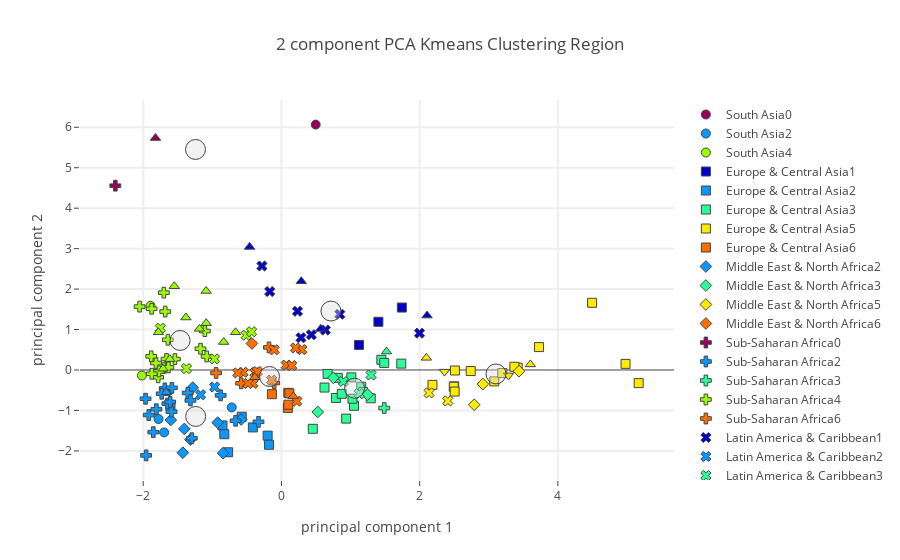

This figure's notebook cell:
### Code cell
plot_plotly(socio_pca_dropped_df,"Region",region_centers_socio,7, "Socioeconomic + Foods",'')

### Figure 1 — Plotly figure (JSON) as saved in the notebook; plotly's stock layout.template omitted (floating-point values rounded to 4 significant figures)
{"data": [{"marker": {"color": "rgb(150,0,90)", "line": {"width": 1}, "size": 9, "symbol": 0}, "mode": "markers", "name": "South Asia0", "text": ["Maldives"], "type": "scatter", "uid": "3948283f-6b08-4160-926f-5eb1b92cd054", "x": [0.4958], "y": [6.065]}, {"marker": {"color": "rgb(0,0,200)", "line": {"width": 1}, "size": 9, "symbol": 0}, "mode": "markers", "name": "South Asia1", "text": [], "type": "scatter", "uid": "33d5aeff-8d03-41bd-92da-65a2b6a95682", "x": [], "y": []}, {"marker": {"color": "rgb(10,152,255)", "line": {"width": 1}, "size": 9, "symbol": 0}, "mode": "markers", "name": "South Asia2", "text": ["Afghanistan", "India", "Nepal", "Pakistan"], "type": "scatter", "uid": "54b05d00-ea9b-470a-9fc3-591eee448ac0", "x": [-1.697, -1.634, -1.779, -0.7191], "y": [-1.543, -0.5239, -1.212, -0.9256]}, {"marker": {"color": "rgb(44,255,150)", "line": {"width": 1}, "size": 9, "symbol": 0}, "mode": "markers", "name": "South Asia3", "text": [], "type": "scatter", "uid": "68504600-d191-41d1-a776-ebc33074df88", "x": [], "y": []}, {"marker": {"color": "rgb(151,255,0)", "line": {"width": 1}, "size": 9, "symbol": 0}, "mode": "markers", "name": "South Asia4", "text": ["Bangladesh", "Sri Lanka"], "type": "scatter", "uid": "381bb117-fec9-45e2-a69a-fa2ed25170b2", "x": [-2.018, -1.894], "y": [-0.1371, 1.586]}, {"marker": {"color": "rgb(255,234,0)", "line": {"width": 1}, "size": 9, "symbol": 0}, "mode": "markers", "name": "South Asia5", "text": [], "type": "scatter", "uid": "d4c2ed7a-0a8f-4166-8bba-0d9675ba1ef9", "x": [], "y": []}, {"marker": {"color": "rgb(255,111,0)", "line": {"width": 1}, "size": 9, "symbol": 0}, "mode": "markers", "name": "South Asia6", "text": [], "type": "scatter", "uid": "f4e36003-aaee-4fa4-a959-bbe89d42a012", "x": [], "y": []}, {"marker": {"color": "rgb(150,0,90)", "line": {"width": 1}, "size": 9, "symbol": 1}, "mode": "markers", "name": "Europe & Central Asia0", "text": [], "type": "scatter", "uid": "fade9d55-8dbb-4340-aa3e-19735da3d5c5", "x": [], "y": []}, {"marker": {"color": "rgb(0,0,200)", "line": {"width": 1}, "size": 9, "symbol": 1}, "mode": "markers", "name": "Europe & Central Asia1", "text": ["Cyprus", "Portugal", "Spain"], "type": "scatter", "uid": "171a19cd-7f8f-42dd-88d8-00c7573cdc66", "x": [1.121, 1.403, 1.742], "y": [0.6197, 1.192, 1.544]}, {"marker": {"color": "rgb(10,152,255)", "line": {"width": 1}, "size": 9, "symbol": 1}, "mode": "markers", "name": "Europe & Central Asia2", "text": ["Azerbaijan", "Bosnia and Herzegovina", "Georgia", "Kyrgyzstan", "Tajikistan", "Turkey", "Turkmenistan", "Uzbekistan"], "type": "scatter", "uid": "e44d35a9-d9b7-4117-a1b4-299a0478752c", "x": [-0.7716, -0.5742, -0.8532, -0.4132, -1.605, -0.1997, -0.1789, -0.8269], "y": [-2.033, -1.155, -1.37, -1.42, -0.8857, -1.623, -1.849, -1.588]}, {"marker": {"color": "rgb(44,255,150)", "line": {"width": 1}, "size": 9, "symbol": 1}, "mode": "markers", "name": "Europe & Central Asia3", "text": ["Albania", "Belarus", "Croatia", "Czechia", "Estonia", "Greece", "Hungary", "Italy", "Kazakhstan", "Latvia", "Lithuania", "Montenegro", "Poland", "Romania", "Russian Federation", "Slovenia"], "type": "scatter", "uid": "f1dbba55-6a4a-4e86-a319-255c71ac9beb", "x": [0.9365, 1.012, 0.6674, 1.155, 1.05, 1.446, 0.6233, 1.487, 1.028, 0.8152, 1.734, 1.292, 0.7881, 0.4538, 0.8732, 1.182], "y": [-1.202, -0.1822, -0.09693, -0.4149, -0.8846, 0.2527, -0.4345, 0.1751, -0.7117, -0.1941, 0.1574, -0.7003, -0.6921, -1.454, -0.5896, -0.5447]}, {"marker": {"color": "rgb(151,255,0)", "line": {"width": 1}, "size": 9, "symbol": 1}, "mode": "markers", "name": "Europe & Central Asia4", "text": [], "type": "scatter", "uid": "3c45c367-6ad5-46a4-b479-106e7e372e5c", "x": [], "y": []}, {"marker": {"color": "rgb(255,234,0)", "line": {"width": 1}, "size": 9, "symbol": 1}, "mode": "markers", "name": "Europe & Central Asia5", "text": ["Austria", "Belgium", "Denmark", "Finland", "France", "Germany", "Iceland", "Ireland", "Luxembourg", "Netherlands", "Norway", "Sweden", "Switzerland", "United Kingdom"], "type": "scatter", "uid": "f718d460-63d5-4a20-8ddf-1b3d065247b0", "x": [2.499, 5.169, 2.739, 3.08, 2.51, 2.494, 4.495, 2.506, 4.979, 3.419, 3.727, 3.371, 3.196, 2.185], "y": [-0.4041, -0.3243, -0.0258, -0.2819, -0.01235, -0.4146, 1.66, -0.5334, 0.1507, 0.0571, 0.5664, 0.07984, -0.07609, -0.3679]}, {"marker": {"color": "rgb(255,111,0)", "line": {"width": 1}, "size": 9, "symbol": 1}, "mode": "markers", "name": "Europe & Central Asia6", "text": ["Armenia", "Bulgaria", "Serbia", "Slovakia", "Ukraine"], "type": "scatter", "uid": "f50cc319-a3fa-4350-8f66-4394dc923b64", "x": [0.09279, 0.1, -0.1376, 0.0993, 0.1144], "y": [-0.9383, -0.8579, -0.5981, -0.5645, -0.5779]}, {"marker": {"color": "rgb(150,0,90)", "line": {"width": 1}, "size": 9, "symbol": 2}, "mode": "markers", "name": "Middle East & North Africa0", "text": [], "type": "scatter", "uid": "f04ed983-ae46-4942-8291-60742c42513c", "x": [], "y": []}, {"marker": {"color": "rgb(0,0,200)", "line": {"width": 1}, "size": 9, "symbol": 2}, "mode": "markers", "name": "Middle East & North Africa1", "text": [], "type": "scatter", "uid": "4a9c93ba-a80f-48d6-9272-be7523c0f59c", "x": [], "y": []}, {"marker": {"color": "rgb(10,152,255)", "line": {"width": 1}, "size": 9, "symbol": 2}, "mode": "markers", "name": "Middle East & North Africa2", "text": ["Algeria", "Egypt", "Iran (Islamic Republic of)", "Iraq", "Jordan", "Morocco", "Tunisia", "Yemen"], "type": "scatter", "uid": "29eb8b4c-2fbb-45e1-8bec-129aa0db4589", "x": [-0.8441, -1.427, -0.9224, -1.405, -0.5828, -1.317, -1.283, -1.601], "y": [-2.056, -2.044, -1.301, -1.457, -1.224, -1.719, -0.4353, -1.236]}, {"marker": {"color": "rgb(44,255,150)", "line": {"width": 1}, "size": 9, "symbol": 2}, "mode": "markers", "name": "Middle East & North Africa3", "text": ["Oman", "Saudi Arabia", "United Arab Emirates"], "type": "scatter", "uid": "df45fa89-4d9c-4c4b-9748-094ff4b56422", "x": [0.7516, 0.5257, 1.246], "y": [-0.1935, -1.038, -0.6096]}, {"marker": {"color": "rgb(151,255,0)", "line": {"width": 1}, "size": 9, "symbol": 2}, "mode": "markers", "name": "Middle East & North Africa4", "text": [], "type": "scatter", "uid": "3cc6c394-1edc-450a-9cf8-1a685ffdcff1", "x": [], "y": []}, {"marker": {"color": "rgb(255,234,0)", "line": {"width": 1}, "size": 9, "symbol": 2}, "mode": "markers", "name": "Middle East & North Africa5", "text": ["Israel", "Kuwait", "Malta"], "type": "scatter", "uid": "456ecf31-5819-4611-a0d7-1d4c0aae5591", "x": [2.915, 2.789, 3.438], "y": [-0.3477, -0.8598, -0.02945]}, {"marker": {"color": "rgb(255,111,0)", "line": {"width": 1}, "size": 9, "symbol": 2}, "mode": "markers", "name": "Middle East & North Africa6", "text": ["Lebanon"], "type": "scatter", "uid": "1a5df93e-0391-4444-a795-bc1a7e3d5dd6", "x": [-0.4267], "y": [0.6543]}, {"marker": {"color": "rgb(150,0,90)", "line": {"width": 1}, "size": 9, "symbol": 3}, "mode": "markers", "name": "Sub-Saharan Africa0", "text": ["Sao Tome and Principe"], "type": "scatter", "uid": "efef4547-85d5-47dc-a585-6835aa4c5238", "x": [-2.404], "y": [4.556]}, {"marker": {"color": "rgb(0,0,200)", "line": {"width": 1}, "size": 9, "symbol": 3}, "mode": "markers", "name": "Sub-Saharan Africa1", "text": [], "type": "scatter", "uid": "e5dc83c7-5ab6-41dd-a44e-38f0727a29d9", "x": [], "y": []}, {"marker": {"color": "rgb(10,152,255)", "line": {"width": 1}, "size": 9, "symbol": 3}, "mode": "markers", "name": "Sub-Saharan Africa2", "text": ["Botswana", "Burkina Faso", "Chad", "Ethiopia", "Gambia", "Kenya", "Lesotho", "Madagascar", "Malawi", "Mali", "Mauritania", "Niger", "Senegal", "South Africa", "Eswatini", "Zambia", "Zimbabwe"], "type": "scatter", "uid": "4e592c23-e9d1-4e5d-9c10-2fe7d4a6b35e", "x": [-0.8796, -1.854, -1.809, -1.92, -1.65, -1.356, -1.958, -1.688, -1.967, -1.297, -0.6634, -1.59, -1.585, -0.3317, -1.317, -1.733, -1.61], "y": [-0.6274, -1.537, -0.97, -1.113, -0.8311, -0.5668, -2.111, -0.4558, -0.7106, -1.688, -1.255, -1.03, -0.4406, -1.282, -0.7509, -0.5874, -0.7892]}, {"marker": {"color": "rgb(44,255,150)", "line": {"width": 1}, "size": 9, "symbol": 3}, "mode": "markers", "name": "Sub-Saharan Africa3", "text": ["Sudan"], "type": "scatter", "uid": "7874961e-4138-46b5-a2a3-70bc0d563674", "x": [1.487], "y": [-0.94]}, {"marker": {"color": "rgb(151,255,0)", "line": {"width": 1}, "size": 9, "symbol": 3}, "mode": "markers", "name": "Sub-Saharan Africa4", "text": ["Angola", "Benin", "Cameroon", "Central African Republic", "Congo (note no data in Food suppley tables for DRC)", "CÃƒÂ´te d'Ivoire", "Ghana", "Guinea", "Guinea-Bissau", "Liberia", "Mozambique", "Nigeria", "Rwanda", "Sierra Leone", "Togo", "Uganda", "United Republic of Tanzania"], "type": "scatter", "uid": "a972795b-f2ec-4a52-8d97-d3b298d95a36", "x": [-1.082, -1.541, -1.663, -1.171, -1.108, -2.053, -1.702, -1.784, -1.815, -1.7, -1.772, -1.884, -1.878, -1.643, -1.877, -1.682, -1.635], "y": [0.3348, 0.2693, 0.2718, 0.5252, 0.9615, 1.566, 1.912, -0.1804, 0.1723, 0.04394, -0.03611, 0.3372, 1.513, 0.7478, -0.09294, 1.444, 0.06345]}, {"marker": {"color": "rgb(255,234,0)", "line": {"width": 1}, "size": 9, "symbol": 3}, "mode": "markers", "name": "Sub-Saharan Africa5", "text": [], "type": "scatter", "uid": "7f8db791-006d-45a8-bdb5-6329930c24ba", "x": [], "y": []}, {"marker": {"color": "rgb(255,111,0)", "line": {"width": 1}, "size": 9, "symbol": 3}, "mode": "markers", "name": "Sub-Saharan Africa6", "text": ["Cabo Verde", "Gabon", "Mauritius", "Namibia"], "type": "scatter", "uid": "af119ee8-1bd9-4257-8f10-27c1fc36864a", "x": [-0.5825, -0.1806, -0.1048, -0.9454], "y": [-0.3287, 0.5589, -0.3221, -0.07411]}, {"marker": {"color": "rgb(150,0,90)", "line": {"width": 1}, "size": 9, "symbol": 4}, "mode": "markers", "name": "Latin America & Caribbean0", "text": [], "type": "scatter", "uid": "f492e3a8-29ec-44b9-aaa3-e4b334445067", "x": [], "y": []}, {"marker": {"color": "rgb(0,0,200)", "line": {"width": 1}, "size": 9, "symbol": 4}, "mode": "markers", "name": "Latin America & Caribbean1", "text": ["Antigua and Barbuda", "Bahamas", "Barbados", "Dominica", "Grenada", "Saint Kitts and Nevis", "Saint Lucia", "Saint Vincent and the Grenadines"], "type": "scatter", "uid": "2ded4546-574d-4dcf-9b4f-f62a46c399f0", "x": [0.8448, 1.998, 0.6348, -0.2816, -0.1699, 0.4334, 0.2324, 0.2824], "y": [1.378, 0.9095, 0.9877, 2.571, 1.939, 0.8713, 1.451, 0.797]}, {"marker": {"color": "rgb(10,152,255)", "line": {"width": 1}, "size": 9, "symbol": 4}, "mode": "markers", "name": "Latin America & Caribbean2", "text": ["Honduras", "Nicaragua"], "type": "scatter", "uid": "3764b61a-f850-4eab-8621-0602a2e448ae", "x": [-0.9662, -1.169], "y": [-0.42, -0.6127]}, {"marker": {"color": "rgb(44,255,150)", "line": {"width": 1}, "size": 9, "symbol": 4}, "mode": "markers", "name": "Latin America & Caribbean3", "text": ["Brazil", "Chile", "Venezuela (Bolivarian Republic of)"], "type": "scatter", "uid": "05c63e58-1f81-452a-9864-82649c9ef2b8", "x": [1.297, 1.126, 0.8962], "y": [-0.123, -0.5868, -0.2852]}, {"marker": {"color": "rgb(151,255,0)", "line": {"width": 1}, "size": 9, "symbol": 4}, "mode": "markers", "name": "Latin America & Caribbean4", "text": ["Dominican Republic", "El Salvador", "Guatemala", "Haiti", "Jamaica"], "type": "scatter", "uid": "36396b0c-be7c-40a1-9435-e88a41e778d5", "x": [-0.5108, -0.9683, -1.375, -1.753, -0.4315], "y": [0.861, 0.2742, 0.03483, 1.034, 0.9456]}, {"marker": {"color": "rgb(255,234,0)", "line": {"width": 1}, "size": 9, "symbol": 4}, "mode": "markers", "name": "Latin America & Caribbean5", "text": ["Argentina", "Uruguay"], "type": "scatter", "uid": "f6d4b74a-e1e3-4192-9a5e-c1be0bc2f687", "x": [2.136, 2.407], "y": [-0.5656, -0.7645]}, {"marker": {"color": "rgb(255,111,0)", "line": {"width": 1}, "size": 9, "symbol": 4}, "mode": "markers", "name": "Latin America & Caribbean6", "text": ["Belize", "Bolivia (Plurinational State of)", "Colombia", "Costa Rica", "Cuba", "Ecuador", "Guyana", "Mexico", "Panama", "Paraguay", "Peru", "Suriname", "Trinidad and Tobago"], "type": "scatter", "uid": "8a614aee-e82f-4cec-b367-d6ae0c226d10", "x": [-0.5541, -0.4103, 0.06953, 0.2934, -0.4839, -0.1052, -0.3831, 0.2231, 0.1491, -0.1425, -0.6306, -0.3493, 0.2032], "y": [-0.05601, -0.3301, 0.12, 0.5053, -0.3338, 0.4987, -0.06744, -0.7706, 0.1098, -0.2492, -0.07271, -0.03713, 0.5441]}, {"marker": {"color": "rgb(150,0,90)", "line": {"width": 1}, "size": 9, "symbol": 5}, "mode": "markers", "name": "East Asia & Pacific0", "text": ["Kiribati"], "type": "scatter", "uid": "655dbe8e-81aa-43e4-9967-1682ff8530ce", "x": [-1.822], "y": [5.733]}, {"marker": {"color": "rgb(0,0,200)", "line": {"width": 1}, "size": 9, "symbol": 5}, "mode": "markers", "name": "East Asia & Pacific1", "text": ["Japan", "Malaysia", "Republic of Korea", "Samoa"], "type": "scatter", "uid": "6e6a7335-2d50-4d5e-ad73-0582ab586611", "x": [2.107, -0.4608, 0.567, 0.2869], "y": [1.345, 3.043, 1.015, 2.193]}, {"marker": {"color": "rgb(10,152,255)", "line": {"width": 1}, "size": 9, "symbol": 5}, "mode": "markers", "name": "East Asia & Pacific2", "text": ["Lao People's Democratic Republic"], "type": "scatter", "uid": "9d0589e4-8cdf-444c-9def-246b71fbf879", "x": [-1.667], "y": [-0.5517]}, {"marker": {"color": "rgb(44,255,150)", "line": {"width": 1}, "size": 9, "symbol": 5}, "mode": "markers", "name": "East Asia & Pacific3", "text": ["Brunei Darussalam"], "type": "scatter", "uid": "fc7689bd-450e-4096-bc56-0672623099de", "x": [1.52], "y": [0.4556]}, {"marker": {"color": "rgb(151,255,0)", "line": {"width": 1}, "size": 9, "symbol": 5}, "mode": "markers", "name": "East Asia & Pacific4", "text": ["Cambodia", "Fiji", "Indonesia", "Myanmar", "Philippines", "Solomon Islands", "Thailand", "Timor-Leste", "Vanuatu", "Viet Nam"], "type": "scatter", "uid": "dcc97f95-e1a3-40ea-ac40-b9cd52860ee8", "x": [-1.616, -0.6646, -1.78, -0.8358, -1.55, -1.382, -1.089, -1.713, -1.09, -1.186], "y": [0.268, 0.9326, 0.9317, 0.691, 2.071, 1.297, 1.158, 0.02994, 1.953, 1.016]}, {"marker": {"color": "rgb(255,234,0)", "line": {"width": 1}, "size": 9, "symbol": 5}, "mode": "markers", "name": "East Asia & Pacific5", "text": ["Australia", "New Zealand"], "type": "scatter", "uid": "49f4b53a-2f72-44a2-be46-b104f884c1c1", "x": [3.601, 2.097], "y": [0.1377, 0.3004]}, {"marker": {"color": "rgb(255,111,0)", "line": {"width": 1}, "size": 9, "symbol": 5}, "mode": "markers", "name": "East Asia & Pacific6", "text": ["China, mainland", "Mongolia"], "type": "scatter", "uid": "92ae4aa7-d7e0-49c4-8cc2-7238c5fe423b", "x": [-0.3854, 0.1701], "y": [-0.1792, -0.6468]}, {"marker": {"color": "rgb(150,0,90)", "line": {"width": 1}, "size": 9, "symbol": 6}, "mode": "markers", "name": "North America0", "text": [], "type": "scatter", "uid": "425825ca-97f1-4256-9ace-798d180f3abc", "x": [], "y": []}, {"marker": {"color": "rgb(0,0,200)", "line": {"width": 1}, "size": 9, "symbol": 6}, "mode": "markers", "name": "North America1", "text": [], "type": "scatter", "uid": "c8e43fff-e4c6-4197-ac95-ec3d4e64445c", "x": [], "y": []}, {"marker": {"color": "rgb(10,152,255)", "line": {"width": 1}, "size": 9, "symbol": 6}, "mode": "markers", "name": "North America2", "text": [], "type": "scatter", "uid": "4971da60-9d45-4269-b2bb-731823e01ff5", "x": [], "y": []}, {"marker": {"color": "rgb(44,255,150)", "line": {"width": 1}, "size": 9, "symbol": 6}, "mode": "markers", "name": "North America3", "text": [], "type": "scatter", "uid": "4e4da3d1-ce24-4c0b-875a-463f0493efb9", "x": [], "y": []}, {"marker": {"color": "rgb(151,255,0)", "line": {"width": 1}, "size": 9, "symbol": 6}, "mode": "markers", "name": "North America4", "text": [], "type": "scatter", "uid": "c24547e7-5f51-4631-b693-20c1fe1de574", "x": [], "y": []}, {"marker": {"color": "rgb(255,234,0)", "line": {"width": 1}, "size": 9, "symbol": 6}, "mode": "markers", "name": "North America5", "text": ["Canada", "United States of America"], "type": "scatter", "uid": "e75983a4-f3f1-4a84-ba41-04261f212d09", "x": [2.36, 3.284], "y": [-0.0409, -0.1346]}, {"marker": {"color": "rgb(255,111,0)", "line": {"width": 1}, "size": 9, "symbol": 6}, "mode": "markers", "name": "North America6", "text": [], "type": "scatter", "uid": "9a750e2f-642b-409d-9017-79a496156bc6", "x": [], "y": []}, {"marker": {"color": "rgba(220, 220, 220, .4)", "line": {"width": 1}, "size": 20}, "mode": "markers", "name": "Center", "type": "scatter", "uid": "9659188d-2439-4fa3-a13c-4c260fa96f18", "x": [-1.243, 0.7161, -1.241, 1.058, -1.466, 3.104, -0.1723], "y": [5.452, 1.457, -1.148, -0.4515, 0.7294, -0.09698, -0.1605]}], "layout": {"hovermode": "closest", "showlegend": true, "title": {"text": "2 component PCA Kmeans Clustering Region"}, "xaxis": {"gridwidth": 2, "ticklen": 5, "title": {"text": "principal component 1"}, "zeroline": false}, "yaxis": {"gridwidth": 2, "ticklen": 5, "title": {"text": "principal component 2"}}}}
